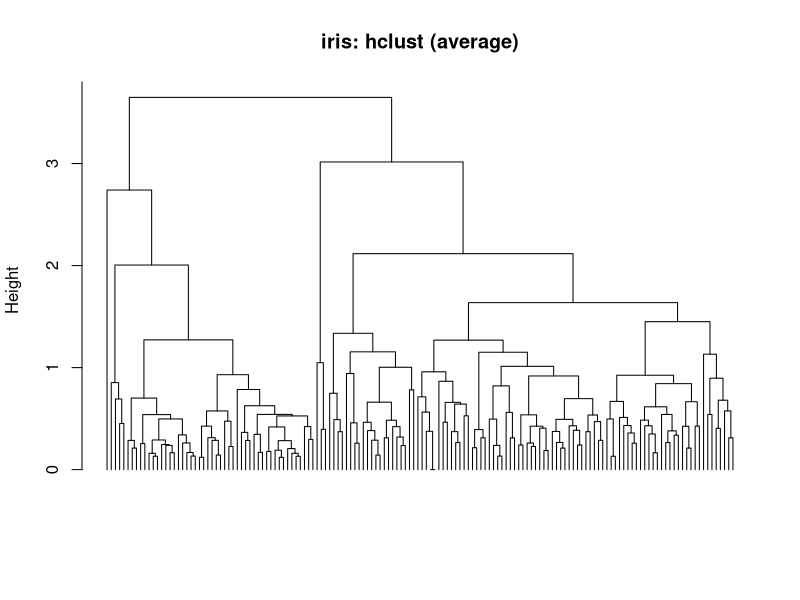

Generate this figure with R:
# Lab 12 — 정답 label 없이 군집 만들고 읽기 (약 25분)
# 이 파일만 위에서 아래로 실행하면 된다. iris는 R의 내장 자료이다.

# 1. 목표 --------------------------------------------------------
# - classification과 clustering을 정답 label 사용 여부로 구분한다.
# - hierarchical clustering의 dendrogram과 k-means의 배정·중심·크기를 읽는다.
# - k-means, DBSCAN, SOM의 핵심 차이를 설명한다.

# 2. 핵심 개념과 작은 예제 ----------------------------------------
# Lab 09~10의 classification은 정답 label을 사용해 예측 규칙을 학습했다.
# clustering은 정답 label 없이 관측치의 비슷한 구조를 찾는 비지도학습이다.
# 이번 입력은 꽃받침·꽃잎의 길이와 너비 네 변수이며 Species는 제외한다.
iris_numeric <- iris[, c("Sepal.Length", "Sepal.Width", "Petal.Length", "Petal.Width")]
cat("군집 입력의 처음 세 꽃: 네 수치 변수만 확인하세요.\n")
print(iris_numeric[1:3, ])
# 행 하나는 꽃 한 개, 열 하나는 측정 변수이다. 품종을 예측하는 학습이 아니다.

# 거리 기반 방법은 변수의 척도·변동 크기에 영향을 받을 수 있다.
# 여기서는 scale()로 각 변수의 평균을 빼고 표준편차로 나누어 비교한다.
# 언제나 표준화해야 한다는 규칙은 아니다. 여기서는 변동 크기를 맞추는 선택이다.
# 작은 거리 예: 표준화한 네 변수의 차이가 (1, 0, 0, 0)이면 유클리드 거리는 1이다.
# 차이가 모두 0이면 거리도 0이다. 값의 차이가 거리 계산의 출발점이다.

# 3. 먼저 예상하기 -----------------------------------------------
# 예상 1: Species를 입력하지 않고 군집을 만들면 지도학습인가, 비지도학습인가?
# 예상 2: dendrogram에서 height 0.5와 2에 합쳐진 두 경우 중,
#         어느 쪽이 더 큰 비유사성 수준에서 합쳐진 것일까?
# 예상 3: K = 3이면 배정 번호는 몇 가지인가? 1이 2보다 낮은 등급일까?

# 4. 직접 실행 ----------------------------------------------------
# 실험 A: 같은 표준화 자료를 두 군집 방법에 사용한다.
iris_scaled <- scale(iris_numeric)
distances <- dist(iris_scaled)
cat("처음 세 꽃 사이의 거리: 행과 열의 관측 번호를 맞춰 읽으세요.\n")
print(round(as.matrix(distances)[1:3, 1:3], 3))
# dist()의 기본값은 유클리드 거리이다. 대각선은 자기 자신이므로 0이다.
# 1-2와 2-1의 값은 같다. 이 숫자는 품종 번호나 예측확률이 아니다.

# 실험 B: 거리 → 단계적 병합 → dendrogram.
hierarchical <- hclust(distances, method = "average")
plot(hierarchical, labels = FALSE, hang = -1,
     main = "iris: hclust (average)", xlab = "", sub = "", ylab = "Height")
# 아래 끝의 가지 하나가 꽃 하나이다. 150개 이름은 겹치므로 표시하지 않았다.
# 처음에는 각 관측이 따로 있고, 가까운 cluster들이 단계적으로 합쳐진다.
# 가로 연결선의 Height를 읽는다. 이 average 방법에서는 합쳐지는
# 두 cluster 사이 모든 관측 쌍의 거리 평균이 해당 height이다.
# 높은 곳에서 합쳐질수록 더 큰 비유사성 수준의 병합이다.
# 좌우 배치 자체는 품종 순서나 좋고 나쁨의 순위가 아니다.

# cutree()는 완성된 계층 구조를 K개로 잘라 관측별 배정을 꺼내는 보조 함수이다.
hierarchical_groups <- cutree(hierarchical, k = 3)
cat("계층 구조를 세 군집으로 잘랐을 때의 관측 수:\n")
print(table(hierarchical_groups))
# 여기서는 이미 만든 계층 구조를 자른 것이다. 세 중심을 새로 학습한 것이 아니다.

# 실험 C: k-means는 K개 중심(centroid)을 기준으로 관측을 나누는 partition 방식이다.
# K = 3은 학습용 비교를 위한 선택이다. 일반적으로 분석자가 정하거나 별도로 판단한다.
# 알고리즘이 Species를 보고 K를 알아낸 것이 아니다.
# nstart = 25는 초기 중심을 여러 번 시도해 초기값에 따른 우연을 줄인다.
set.seed(42)
km_three <- kmeans(iris_scaled, centers = 3, nstart = 25)
selected_rows <- c(1, 2, 51, 52, 101, 102)
cat("여섯 꽃의 cluster 배정: 관측 번호와 배정 번호를 구분하세요.\n")
print(data.frame(observation = selected_rows, cluster = km_three$cluster[selected_rows]))
# cluster에는 150개 꽃 각각의 배정 번호가 들어 있다. 위에는 여섯 개만 표시했다.
# 1, 2, 3은 단순 label이다. 크기·등급·실제 품종 번호를 뜻하지 않는다.
# 실행조건에 따라 군집 번호 자체가 바뀔 수 있다.

cat("centers: 행 = 군집, 열 = 네 표준화 변수:\n")
print(round(km_three$centers, 2))
# 각 행은 그 군집에 속한 관측들의 변수별 평균, 즉 중심이다.
# Petal.Length 열이 양수인 중심은 원자료 전체 평균보다 꽃잎 길이가 긴 쪽이다.
# 음수는 전체 평균보다 짧은 쪽이다. 표준화 값이므로 원래 cm 값과 구분한다.

cat("size: 각 군집의 관측 수(centers와 같은 번호 순서):\n")
print(km_three$size)
# 세 수를 더하면 iris의 150개 관측이다. size는 중심값이 아니라 관측 수이다.

# 실험 D: 군집이 완성된 뒤에만 기존 품종과 대응을 관찰한다.
cat("군집과 품종의 사후 비교: 행 = cluster, 열 = Species:\n")
print(table(cluster = km_three$cluster, Species = iris$Species))
# 행마다 어떤 품종이 많이 모였는지, 한 품종이 여러 행에 나뉘었는지 본다.
# Species는 군집 입력에 쓰지 않았다. 실제 품종을 알고 학습한 결과가 아니다.
# 군집 번호와 품종 번호를 맞춰 정답률을 계산하는 표가 아니다.

# 5. 결과 해석 ----------------------------------------------------
# hierarchical clustering은 단계적 병합 구조를 dendrogram으로 읽는다.
# k-means는 지정한 K에 따른 관측 배정, 중심, 크기를 읽는다.
# 같은 자료를 써도 두 방법이 같은 군집을 만들 필요는 없다.

# 다른 방법은 개념만 비교한다. 패키지를 설치하거나 실행하지 않는다.
# DBSCAN은 밀도가 높은 영역을 군집으로 보고 일부 관측을 noise로 둘 수 있다.
# K를 미리 지정하는 k-means와 달리 거리 반경·최소 관측 수 같은 밀도 관련
# parameter가 필요하다. 군집 수를 지정하지 않아도 설정 선택은 필요하다.
# SOM은 label 없이 경쟁학습을 하는 map이다. 입력에 가장 잘 맞는 winner와
# 그 주변 node를 함께 조정해 비슷한 입력이 가까운 map 영역에 놓이도록 한다.
# winner 하나만 조정하는 방식과 구분한다. 이번에는 map 학습을 구현하지 않는다.

# 6. 하나 바꿔보기 ------------------------------------------------
# 입력·표준화·seed·nstart를 유지하고 k-means의 K만 3 → 2로 바꾼다.
# 예상: 배정 번호와 중심 행은 몇 개가 될까? 기존 세 군집을 그대로 자르는 것일까?
set.seed(42)
km_two <- kmeans(iris_scaled, centers = 2, nstart = 25)
cat("K = 2의 군집별 관측 수:\n")
print(km_two$size)
cat("K = 2의 중심: 앞의 K = 3 중심과 비교하세요.\n")
print(round(km_two$centers, 2))
# 중심은 두 행, 배정 번호는 두 가지이며 관측 수의 합은 여전히 150이다.
# 두 중심을 다시 구한 것이다. hierarchical의 dendrogram을 자른 것과 다르다.
# K가 달라져도 품종이 두 종류로 변한 것은 아니다. 찾으려는 군집 수를 바꾼 것이다.
# 두 실행의 같은 번호를 같은 군집으로 간주하지 말고 중심과 크기를 읽는다.

# 7. 시험 체크 ----------------------------------------------------
# 1) classification과 clustering의 핵심 차이는? 이번 Species는 언제 사용했는가?
# 2) dendrogram의 height와 좌우 위치는 각각 어떻게 읽는가?
# 3) k-means의 K, cluster, centers, size는 무엇인가? cluster 1은 첫 품종인가?
# 4) DBSCAN은 K를 미리 지정해야 하는가? 어떤 설정이 필요하고 noise는 가능한가?
# 5) SOM에서 winner와 주변 node를 함께 조정하는 목적은 무엇인가?

# 정답 및 해설 ----------------------------------------------------
# 1) classification은 정답 label로 예측 규칙을 학습하고 clustering은 label 없이
#    구조를 찾는다. Species는 군집 완성 뒤 table() 비교에만 사용했다.
# 2) height는 해당 방법에서 합쳐지는 비유사성/기준 수준이다.
#    여기서는 cluster 간 평균 거리이다. 좌우 위치 자체에는 순위 의미가 없다.
# 3) K는 지정한 군집 수, cluster는 관측별 배정, centers는 변수별 군집 중심,
#    size는 군집별 관측 수이다. 번호는 label이며 품종 번호와 같지 않다.
# 4) K를 미리 지정하는 방식이 아니다. 밀도 관련 parameter가 필요하며 noise도 가능하다.
# 5) 경쟁학습에서 비슷한 입력이 가까운 map 영역에 놓이도록 하기 위해서이다.
